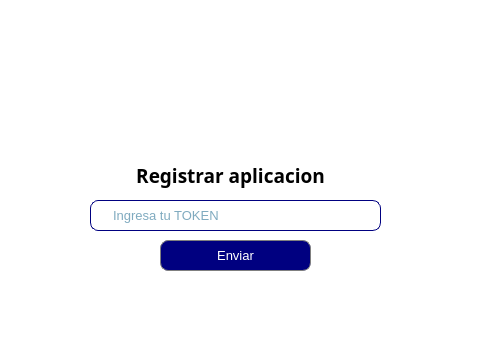
<?xml version="1.0" encoding="UTF-8"?>
<ui version="4.0">
 <class>Autenticacion</class>
 <widget class="QDialog" name="Autenticacion">
  <property name="geometry">
   <rect>
    <x>0</x>
    <y>0</y>
    <width>480</width>
    <height>358</height>
   </rect>
  </property>
  <property name="sizePolicy">
   <sizepolicy hsizetype="MinimumExpanding" vsizetype="MinimumExpanding">
    <horstretch>0</horstretch>
    <verstretch>0</verstretch>
   </sizepolicy>
  </property>
  <property name="minimumSize">
   <size>
    <width>480</width>
    <height>358</height>
   </size>
  </property>
  <property name="maximumSize">
   <size>
    <width>480</width>
    <height>358</height>
   </size>
  </property>
  <property name="font">
   <font>
    <pointsize>10</pointsize>
   </font>
  </property>
  <property name="windowTitle">
   <string>Tu visa</string>
  </property>
  <property name="windowIcon">
   <iconset>
    <normaloff>../tuvisa.png</normaloff>../tuvisa.png</iconset>
  </property>
  <property name="toolTip">
   <string>&lt;html&gt;&lt;head/&gt;&lt;body&gt;&lt;p&gt;&lt;br/&gt;&lt;/p&gt;&lt;/body&gt;&lt;/html&gt;</string>
  </property>
  <property name="styleSheet">
   <string notr="true">background-color: rgb(255, 255, 255);</string>
  </property>
  <widget class="QLabel" name="LabelActivacion">
   <property name="geometry">
    <rect>
     <x>120</x>
     <y>160</y>
     <width>221</width>
     <height>31</height>
    </rect>
   </property>
   <property name="minimumSize">
    <size>
     <width>151</width>
     <height>31</height>
    </size>
   </property>
   <property name="font">
    <font>
     <family>Cantarell Extra Bold</family>
     <pointsize>14</pointsize>
     <bold>true</bold>
    </font>
   </property>
   <property name="styleSheet">
    <string notr="true">color: rgb(0, 0, 0);</string>
   </property>
   <property name="text">
    <string>Registrar aplicacion</string>
   </property>
   <property name="alignment">
    <set>Qt::AlignCenter</set>
   </property>
  </widget>
  <widget class="QLineEdit" name="InputActivation">
   <property name="geometry">
    <rect>
     <x>90</x>
     <y>200</y>
     <width>291</width>
     <height>31</height>
    </rect>
   </property>
   <property name="autoFillBackground">
    <bool>false</bool>
   </property>
   <property name="styleSheet">
    <string notr="true">padding: 5px 5px 5px 20px;
color: rgb(0, 85, 127);
border: 1px solid #000080; 
border-radius: 8px;</string>
   </property>
   <property name="placeholderText">
    <string>Ingresa tu TOKEN</string>
   </property>
  </widget>
  <widget class="QPushButton" name="ButtonActivation">
   <property name="geometry">
    <rect>
     <x>160</x>
     <y>240</y>
     <width>151</width>
     <height>31</height>
    </rect>
   </property>
   <property name="cursor">
    <cursorShape>PointingHandCursor</cursorShape>
   </property>
   <property name="styleSheet">
    <string notr="true">border: 1px solid gray;
background-color: rgb(0, 0, 128);
border-radius: 8px;
color:white;</string>
   </property>
   <property name="text">
    <string>Enviar</string>
   </property>
  </widget>
  <widget class="QLabel" name="AlertActivation">
   <property name="geometry">
    <rect>
     <x>20</x>
     <y>280</y>
     <width>441</width>
     <height>21</height>
    </rect>
   </property>
   <property name="font">
    <font>
     <family>Noto Serif Tamil ExtraBold</family>
     <pointsize>10</pointsize>
     <bold>true</bold>
    </font>
   </property>
   <property name="styleSheet">
    <string notr="true">color: rgb(255, 0, 0);</string>
   </property>
   <property name="text">
    <string/>
   </property>
   <property name="alignment">
    <set>Qt::AlignCenter</set>
   </property>
  </widget>
  <widget class="QLabel" name="TuVisaLogo">
   <property name="geometry">
    <rect>
     <x>150</x>
     <y>50</y>
     <width>171</width>
     <height>91</height>
    </rect>
   </property>
   <property name="text">
    <string/>
   </property>
   <property name="pixmap">
    <pixmap>../tuvisa.png</pixmap>
   </property>
   <property name="scaledContents">
    <bool>true</bool>
   </property>
  </widget>
 </widget>
 <resources/>
 <connections/>
</ui>
